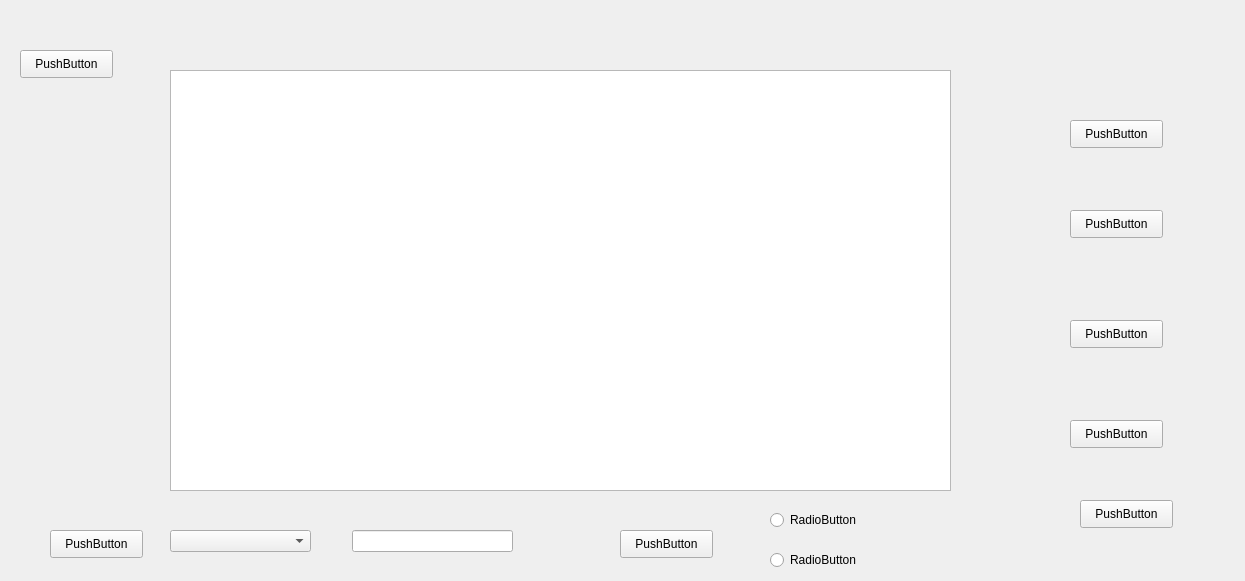
<?xml version="1.0" encoding="UTF-8"?>
<ui version="4.0">
 <class>Dialoghedi</class>
 <widget class="QDialog" name="Dialoghedi">
  <property name="geometry">
   <rect>
    <x>0</x>
    <y>0</y>
    <width>1245</width>
    <height>581</height>
   </rect>
  </property>
  <property name="windowTitle">
   <string>Dialog</string>
  </property>
  <property name="styleSheet">
   <string notr="true">background-image: url(:/res/img/Capture copy.png);</string>
  </property>
  <widget class="QStackedWidget" name="stackedWidget">
   <property name="geometry">
    <rect>
     <x>0</x>
     <y>0</y>
     <width>1251</width>
     <height>581</height>
    </rect>
   </property>
   <property name="currentIndex">
    <number>5</number>
   </property>
   <widget class="QWidget" name="page">
    <widget class="QPushButton" name="pushButton_2">
     <property name="geometry">
      <rect>
       <x>340</x>
       <y>270</y>
       <width>211</width>
       <height>211</height>
      </rect>
     </property>
     <property name="styleSheet">
      <string notr="true">background-image: url(:/res/img/employe copie.PNG);</string>
     </property>
     <property name="text">
      <string/>
     </property>
    </widget>
    <widget class="QLineEdit" name="lineEdit_4">
     <property name="geometry">
      <rect>
       <x>340</x>
       <y>480</y>
       <width>211</width>
       <height>41</height>
      </rect>
     </property>
     <property name="font">
      <font>
       <family>Rockwell Condensed</family>
       <pointsize>16</pointsize>
       <weight>75</weight>
       <bold>true</bold>
      </font>
     </property>
     <property name="styleSheet">
      <string notr="true">color: rgb(255, 0, 0);</string>
     </property>
     <property name="text">
      <string>Emplyoé</string>
     </property>
    </widget>
    <widget class="QPushButton" name="pushButton">
     <property name="geometry">
      <rect>
       <x>790</x>
       <y>270</y>
       <width>211</width>
       <height>211</height>
      </rect>
     </property>
     <property name="styleSheet">
      <string notr="true">background-image: url(:/res/img/depart copie.PNG);</string>
     </property>
     <property name="text">
      <string/>
     </property>
    </widget>
    <widget class="QLabel" name="label">
     <property name="geometry">
      <rect>
       <x>320</x>
       <y>120</y>
       <width>721</width>
       <height>51</height>
      </rect>
     </property>
     <property name="font">
      <font>
       <family>MV Boli</family>
       <pointsize>26</pointsize>
      </font>
     </property>
     <property name="styleSheet">
      <string notr="true">color: rgb(255, 0, 0);</string>
     </property>
     <property name="frameShape">
      <enum>QFrame::Box</enum>
     </property>
     <property name="text">
      <string>Gestion Employé et Departement</string>
     </property>
    </widget>
    <widget class="QLineEdit" name="lineEdit_3">
     <property name="geometry">
      <rect>
       <x>790</x>
       <y>480</y>
       <width>211</width>
       <height>51</height>
      </rect>
     </property>
     <property name="font">
      <font>
       <family>Rockwell Condensed</family>
       <pointsize>16</pointsize>
       <weight>75</weight>
       <bold>true</bold>
      </font>
     </property>
     <property name="styleSheet">
      <string notr="true">color: rgb(255, 0, 0);</string>
     </property>
     <property name="text">
      <string>Departement</string>
     </property>
    </widget>
   </widget>
   <widget class="QWidget" name="page_2">
    <widget class="QTableView" name="tableView">
     <property name="geometry">
      <rect>
       <x>180</x>
       <y>50</y>
       <width>781</width>
       <height>421</height>
      </rect>
     </property>
    </widget>
    <widget class="QPushButton" name="pushButton_3">
     <property name="geometry">
      <rect>
       <x>1000</x>
       <y>30</y>
       <width>211</width>
       <height>61</height>
      </rect>
     </property>
     <property name="styleSheet">
      <string notr="true">background-image: url(:/res/img/ajout.png);</string>
     </property>
     <property name="text">
      <string/>
     </property>
    </widget>
    <widget class="QPushButton" name="pushButton_4">
     <property name="geometry">
      <rect>
       <x>1000</x>
       <y>120</y>
       <width>211</width>
       <height>61</height>
      </rect>
     </property>
     <property name="styleSheet">
      <string notr="true">background-image: url(:/res/img/afficher.png);</string>
     </property>
     <property name="text">
      <string/>
     </property>
    </widget>
    <widget class="QPushButton" name="pushButton_5">
     <property name="geometry">
      <rect>
       <x>1000</x>
       <y>210</y>
       <width>221</width>
       <height>61</height>
      </rect>
     </property>
     <property name="styleSheet">
      <string notr="true">background-image: url(:/res/img/mmodi.png);</string>
     </property>
     <property name="text">
      <string/>
     </property>
    </widget>
    <widget class="QPushButton" name="pushButton_6">
     <property name="geometry">
      <rect>
       <x>1000</x>
       <y>310</y>
       <width>221</width>
       <height>61</height>
      </rect>
     </property>
     <property name="styleSheet">
      <string notr="true">background-image: url(:/res/img/supp.png);</string>
     </property>
     <property name="text">
      <string/>
     </property>
    </widget>
    <widget class="QPushButton" name="pushButton_7">
     <property name="geometry">
      <rect>
       <x>40</x>
       <y>490</y>
       <width>221</width>
       <height>61</height>
      </rect>
     </property>
     <property name="focusPolicy">
      <enum>Qt::WheelFocus</enum>
     </property>
     <property name="styleSheet">
      <string notr="true">background-image: url(:/res/img/re.png);</string>
     </property>
     <property name="text">
      <string/>
     </property>
    </widget>
    <widget class="QPushButton" name="pushButton_8">
     <property name="geometry">
      <rect>
       <x>630</x>
       <y>490</y>
       <width>221</width>
       <height>61</height>
      </rect>
     </property>
     <property name="styleSheet">
      <string notr="true">background-image: url(:/res/img/tri.png);</string>
     </property>
     <property name="text">
      <string>TRI</string>
     </property>
    </widget>
    <widget class="QRadioButton" name="tridesemp">
     <property name="geometry">
      <rect>
       <x>870</x>
       <y>490</y>
       <width>95</width>
       <height>20</height>
      </rect>
     </property>
     <property name="text">
      <string>descendant</string>
     </property>
    </widget>
    <widget class="QRadioButton" name="triascemp">
     <property name="geometry">
      <rect>
       <x>870</x>
       <y>530</y>
       <width>95</width>
       <height>20</height>
      </rect>
     </property>
     <property name="text">
      <string>ascendant</string>
     </property>
    </widget>
    <widget class="QPushButton" name="pushButton_9">
     <property name="geometry">
      <rect>
       <x>1000</x>
       <y>390</y>
       <width>211</width>
       <height>61</height>
      </rect>
     </property>
     <property name="styleSheet">
      <string notr="true">background-image: url(:/res/img/gen.png);</string>
     </property>
     <property name="text">
      <string/>
     </property>
    </widget>
    <widget class="QLineEdit" name="lineEdit_5">
     <property name="geometry">
      <rect>
       <x>440</x>
       <y>500</y>
       <width>161</width>
       <height>41</height>
      </rect>
     </property>
    </widget>
    <widget class="QPushButton" name="pushButton_10">
     <property name="geometry">
      <rect>
       <x>0</x>
       <y>0</y>
       <width>93</width>
       <height>71</height>
      </rect>
     </property>
     <property name="styleSheet">
      <string notr="true">background-image: url(:/res/img/house.png);</string>
     </property>
     <property name="text">
      <string/>
     </property>
    </widget>
    <widget class="QComboBox" name="comboBox_3">
     <property name="geometry">
      <rect>
       <x>280</x>
       <y>500</y>
       <width>141</width>
       <height>31</height>
      </rect>
     </property>
     <property name="mouseTracking">
      <bool>false</bool>
     </property>
     <item>
      <property name="text">
       <string>ID</string>
      </property>
     </item>
     <item>
      <property name="text">
       <string>NOM</string>
      </property>
     </item>
     <item>
      <property name="text">
       <string>PREN</string>
      </property>
     </item>
    </widget>
    <widget class="QLineEdit" name="lineEdit_6">
     <property name="geometry">
      <rect>
       <x>790</x>
       <y>950</y>
       <width>161</width>
       <height>41</height>
      </rect>
     </property>
    </widget>
   </widget>
   <widget class="QWidget" name="ajouteremp">
    <widget class="QPushButton" name="pushButton_19">
     <property name="geometry">
      <rect>
       <x>920</x>
       <y>410</y>
       <width>71</width>
       <height>61</height>
      </rect>
     </property>
     <property name="styleSheet">
      <string notr="true">background-image: url(:/res/img/check-mark.png);</string>
     </property>
     <property name="text">
      <string/>
     </property>
    </widget>
    <widget class="QLineEdit" name="lineEdit3">
     <property name="geometry">
      <rect>
       <x>490</x>
       <y>190</y>
       <width>113</width>
       <height>31</height>
      </rect>
     </property>
     <property name="font">
      <font>
       <pointsize>16</pointsize>
      </font>
     </property>
    </widget>
    <widget class="QLineEdit" name="lineEdit5">
     <property name="geometry">
      <rect>
       <x>490</x>
       <y>360</y>
       <width>113</width>
       <height>31</height>
      </rect>
     </property>
     <property name="font">
      <font>
       <pointsize>16</pointsize>
      </font>
     </property>
    </widget>
    <widget class="QLabel" name="label_7">
     <property name="geometry">
      <rect>
       <x>290</x>
       <y>300</y>
       <width>81</width>
       <height>31</height>
      </rect>
     </property>
     <property name="font">
      <font>
       <family>Rockwell Condensed</family>
       <pointsize>14</pointsize>
       <weight>75</weight>
       <bold>true</bold>
      </font>
     </property>
     <property name="text">
      <string>salaire :</string>
     </property>
    </widget>
    <widget class="QLineEdit" name="lineEditid1">
     <property name="geometry">
      <rect>
       <x>490</x>
       <y>90</y>
       <width>113</width>
       <height>31</height>
      </rect>
     </property>
     <property name="font">
      <font>
       <pointsize>16</pointsize>
      </font>
     </property>
     <property name="inputMask">
      <string/>
     </property>
     <property name="text">
      <string/>
     </property>
     <property name="frame">
      <bool>true</bool>
     </property>
     <property name="echoMode">
      <enum>QLineEdit::Normal</enum>
     </property>
     <property name="dragEnabled">
      <bool>false</bool>
     </property>
     <property name="placeholderText">
      <string/>
     </property>
     <property name="clearButtonEnabled">
      <bool>false</bool>
     </property>
    </widget>
    <widget class="QDateEdit" name="dateEdit">
     <property name="geometry">
      <rect>
       <x>490</x>
       <y>250</y>
       <width>110</width>
       <height>22</height>
      </rect>
     </property>
    </widget>
    <widget class="QPushButton" name="pushButton_20">
     <property name="geometry">
      <rect>
       <x>120</x>
       <y>90</y>
       <width>93</width>
       <height>71</height>
      </rect>
     </property>
     <property name="styleSheet">
      <string notr="true">background-image: url(:/res/img/house.png);</string>
     </property>
     <property name="text">
      <string/>
     </property>
    </widget>
    <widget class="QLineEdit" name="lineEdit4">
     <property name="geometry">
      <rect>
       <x>490</x>
       <y>300</y>
       <width>113</width>
       <height>31</height>
      </rect>
     </property>
     <property name="font">
      <font>
       <pointsize>16</pointsize>
      </font>
     </property>
    </widget>
    <widget class="QLineEdit" name="lineEditid2">
     <property name="geometry">
      <rect>
       <x>490</x>
       <y>140</y>
       <width>113</width>
       <height>31</height>
      </rect>
     </property>
     <property name="font">
      <font>
       <pointsize>16</pointsize>
      </font>
     </property>
    </widget>
    <widget class="QLabel" name="label_4">
     <property name="geometry">
      <rect>
       <x>290</x>
       <y>150</y>
       <width>71</width>
       <height>21</height>
      </rect>
     </property>
     <property name="font">
      <font>
       <family>Rockwell Condensed</family>
       <pointsize>14</pointsize>
       <weight>75</weight>
       <bold>true</bold>
      </font>
     </property>
     <property name="text">
      <string>Nom :</string>
     </property>
    </widget>
    <widget class="QLabel" name="label_6">
     <property name="geometry">
      <rect>
       <x>290</x>
       <y>250</y>
       <width>191</width>
       <height>21</height>
      </rect>
     </property>
     <property name="font">
      <font>
       <family>Rockwell Condensed</family>
       <pointsize>14</pointsize>
       <weight>75</weight>
       <bold>true</bold>
      </font>
     </property>
     <property name="text">
      <string>Date de naissence :</string>
     </property>
    </widget>
    <widget class="QLabel" name="label_5">
     <property name="geometry">
      <rect>
       <x>290</x>
       <y>200</y>
       <width>91</width>
       <height>21</height>
      </rect>
     </property>
     <property name="font">
      <font>
       <family>Rockwell Condensed</family>
       <pointsize>14</pointsize>
       <weight>75</weight>
       <bold>true</bold>
      </font>
     </property>
     <property name="text">
      <string>Prenom :</string>
     </property>
    </widget>
    <widget class="QLabel" name="label_8">
     <property name="geometry">
      <rect>
       <x>290</x>
       <y>370</y>
       <width>131</width>
       <height>21</height>
      </rect>
     </property>
     <property name="font">
      <font>
       <family>Rockwell Condensed</family>
       <pointsize>14</pointsize>
       <weight>75</weight>
       <bold>true</bold>
      </font>
     </property>
     <property name="text">
      <string>nbre_heure :</string>
     </property>
    </widget>
    <widget class="QLabel" name="label_3">
     <property name="geometry">
      <rect>
       <x>290</x>
       <y>80</y>
       <width>121</width>
       <height>31</height>
      </rect>
     </property>
     <property name="font">
      <font>
       <family>Rockwell Condensed</family>
       <pointsize>14</pointsize>
       <weight>75</weight>
       <bold>true</bold>
      </font>
     </property>
     <property name="text">
      <string>ID employe :</string>
     </property>
    </widget>
   </widget>
   <widget class="QWidget" name="page_4">
    <widget class="QLabel" name="label_29">
     <property name="geometry">
      <rect>
       <x>110</x>
       <y>250</y>
       <width>55</width>
       <height>16</height>
      </rect>
     </property>
     <property name="text">
      <string>salaire</string>
     </property>
    </widget>
    <widget class="QPushButton" name="pushButton_21">
     <property name="geometry">
      <rect>
       <x>830</x>
       <y>400</y>
       <width>221</width>
       <height>61</height>
      </rect>
     </property>
     <property name="styleSheet">
      <string notr="true">background-image: url(:/res/img/mmodi.png);</string>
     </property>
     <property name="text">
      <string/>
     </property>
    </widget>
    <widget class="QLineEdit" name="lineEdit_19">
     <property name="geometry">
      <rect>
       <x>240</x>
       <y>250</y>
       <width>113</width>
       <height>22</height>
      </rect>
     </property>
    </widget>
    <widget class="QLineEdit" name="lineEdit_12">
     <property name="geometry">
      <rect>
       <x>240</x>
       <y>340</y>
       <width>113</width>
       <height>22</height>
      </rect>
     </property>
    </widget>
    <widget class="QLabel" name="label_13">
     <property name="geometry">
      <rect>
       <x>260</x>
       <y>200</y>
       <width>55</width>
       <height>16</height>
      </rect>
     </property>
     <property name="text">
      <string>before</string>
     </property>
    </widget>
    <widget class="QLabel" name="label_2">
     <property name="geometry">
      <rect>
       <x>254</x>
       <y>115</y>
       <width>61</width>
       <height>21</height>
      </rect>
     </property>
     <property name="font">
      <font>
       <family>Rockwell Condensed</family>
       <pointsize>14</pointsize>
       <weight>75</weight>
       <bold>true</bold>
      </font>
     </property>
     <property name="text">
      <string>Id</string>
     </property>
    </widget>
    <widget class="QLineEdit" name="lineEdit_11">
     <property name="geometry">
      <rect>
       <x>490</x>
       <y>340</y>
       <width>113</width>
       <height>22</height>
      </rect>
     </property>
    </widget>
    <widget class="QLabel" name="label_14">
     <property name="geometry">
      <rect>
       <x>530</x>
       <y>200</y>
       <width>55</width>
       <height>16</height>
      </rect>
     </property>
     <property name="text">
      <string>after</string>
     </property>
    </widget>
    <widget class="QLineEdit" name="lineEdit_20">
     <property name="geometry">
      <rect>
       <x>490</x>
       <y>250</y>
       <width>113</width>
       <height>22</height>
      </rect>
     </property>
    </widget>
    <widget class="QLabel" name="label_30">
     <property name="geometry">
      <rect>
       <x>100</x>
       <y>340</y>
       <width>71</width>
       <height>16</height>
      </rect>
     </property>
     <property name="text">
      <string>nbr_heure</string>
     </property>
    </widget>
    <widget class="QPushButton" name="pushButton_22">
     <property name="geometry">
      <rect>
       <x>80</x>
       <y>70</y>
       <width>93</width>
       <height>71</height>
      </rect>
     </property>
     <property name="styleSheet">
      <string notr="true">background-image: url(:/res/img/house.png);</string>
     </property>
     <property name="text">
      <string/>
     </property>
    </widget>
    <widget class="QComboBox" name="comboBox">
     <property name="geometry">
      <rect>
       <x>340</x>
       <y>111</y>
       <width>231</width>
       <height>31</height>
      </rect>
     </property>
    </widget>
    <widget class="QLabel" name="label_10">
     <property name="geometry">
      <rect>
       <x>640</x>
       <y>110</y>
       <width>361</width>
       <height>31</height>
      </rect>
     </property>
     <property name="text">
      <string/>
     </property>
    </widget>
   </widget>
   <widget class="QWidget" name="page_5">
    <widget class="QPushButton" name="pushButton_23">
     <property name="geometry">
      <rect>
       <x>100</x>
       <y>80</y>
       <width>93</width>
       <height>71</height>
      </rect>
     </property>
     <property name="styleSheet">
      <string notr="true">background-image: url(:/image/Nouveau dossier/house.png);</string>
     </property>
     <property name="text">
      <string/>
     </property>
    </widget>
    <widget class="QPushButton" name="pushButton_24">
     <property name="geometry">
      <rect>
       <x>840</x>
       <y>420</y>
       <width>221</width>
       <height>61</height>
      </rect>
     </property>
     <property name="styleSheet">
      <string notr="true">background-image: url(:/res/img/supp.png);</string>
     </property>
     <property name="text">
      <string/>
     </property>
    </widget>
    <widget class="QLabel" name="label_9">
     <property name="geometry">
      <rect>
       <x>300</x>
       <y>190</y>
       <width>91</width>
       <height>21</height>
      </rect>
     </property>
     <property name="font">
      <font>
       <family>Rockwell Condensed</family>
       <pointsize>16</pointsize>
       <weight>75</weight>
       <bold>true</bold>
      </font>
     </property>
     <property name="text">
      <string>id</string>
     </property>
    </widget>
    <widget class="QComboBox" name="comboBox_4">
     <property name="geometry">
      <rect>
       <x>370</x>
       <y>190</y>
       <width>181</width>
       <height>22</height>
      </rect>
     </property>
    </widget>
   </widget>
   <widget class="QWidget" name="page_3">
    <widget class="QPushButton" name="pushButton_11">
     <property name="geometry">
      <rect>
       <x>1070</x>
       <y>420</y>
       <width>93</width>
       <height>28</height>
      </rect>
     </property>
     <property name="text">
      <string>PushButton</string>
     </property>
    </widget>
    <widget class="QTableView" name="tableView_2">
     <property name="geometry">
      <rect>
       <x>170</x>
       <y>70</y>
       <width>781</width>
       <height>421</height>
      </rect>
     </property>
    </widget>
    <widget class="QPushButton" name="pushButton_12">
     <property name="geometry">
      <rect>
       <x>1070</x>
       <y>320</y>
       <width>93</width>
       <height>28</height>
      </rect>
     </property>
     <property name="text">
      <string>PushButton</string>
     </property>
    </widget>
    <widget class="QPushButton" name="pushButton_13">
     <property name="geometry">
      <rect>
       <x>20</x>
       <y>50</y>
       <width>93</width>
       <height>28</height>
      </rect>
     </property>
     <property name="text">
      <string>PushButton</string>
     </property>
    </widget>
    <widget class="QComboBox" name="comboBox_2">
     <property name="geometry">
      <rect>
       <x>170</x>
       <y>530</y>
       <width>141</width>
       <height>22</height>
      </rect>
     </property>
    </widget>
    <widget class="QPushButton" name="pushButton_14">
     <property name="geometry">
      <rect>
       <x>50</x>
       <y>530</y>
       <width>93</width>
       <height>28</height>
      </rect>
     </property>
     <property name="text">
      <string>PushButton</string>
     </property>
    </widget>
    <widget class="QPushButton" name="pushButton_15">
     <property name="geometry">
      <rect>
       <x>1070</x>
       <y>210</y>
       <width>93</width>
       <height>28</height>
      </rect>
     </property>
     <property name="text">
      <string>PushButton</string>
     </property>
    </widget>
    <widget class="QLineEdit" name="lineEdit_2">
     <property name="geometry">
      <rect>
       <x>352</x>
       <y>530</y>
       <width>161</width>
       <height>22</height>
      </rect>
     </property>
    </widget>
    <widget class="QRadioButton" name="radioButton_3">
     <property name="geometry">
      <rect>
       <x>770</x>
       <y>510</y>
       <width>95</width>
       <height>20</height>
      </rect>
     </property>
     <property name="text">
      <string>RadioButton</string>
     </property>
    </widget>
    <widget class="QPushButton" name="pushButton_16">
     <property name="geometry">
      <rect>
       <x>1070</x>
       <y>120</y>
       <width>93</width>
       <height>28</height>
      </rect>
     </property>
     <property name="text">
      <string>PushButton</string>
     </property>
    </widget>
    <widget class="QPushButton" name="pushButton_17">
     <property name="geometry">
      <rect>
       <x>620</x>
       <y>530</y>
       <width>93</width>
       <height>28</height>
      </rect>
     </property>
     <property name="text">
      <string>PushButton</string>
     </property>
    </widget>
    <widget class="QRadioButton" name="radioButton_4">
     <property name="geometry">
      <rect>
       <x>770</x>
       <y>550</y>
       <width>95</width>
       <height>20</height>
      </rect>
     </property>
     <property name="text">
      <string>RadioButton</string>
     </property>
    </widget>
    <widget class="QPushButton" name="pushButton_18">
     <property name="geometry">
      <rect>
       <x>1080</x>
       <y>500</y>
       <width>93</width>
       <height>28</height>
      </rect>
     </property>
     <property name="text">
      <string>PushButton</string>
     </property>
    </widget>
   </widget>
  </widget>
 </widget>
 <resources/>
 <connections/>
</ui>
